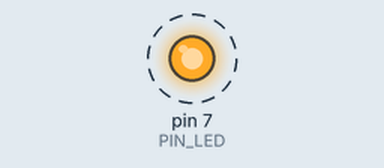
Bench run of a sketch on a simulated Arduino Nano, built with avr-gcc and run on an emulated ATmega328P. On the bench: output pins drawn as LEDs (lit = HIGH). Dashed ring = blinking. No radio packets arrive unless stated.

Above: at 0.05 s.
Timing chart, 0 to 3.0 s (numbered marks = the images above):
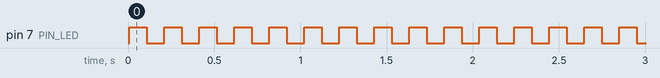

Measured:
- by itself, pin 7 (PIN_LED): alternates HIGH for 0.10 s and LOW for 0.10 s

The sketch:

sketch_may05b.ino
```cpp
#include <SPI.h>  // Подключаем библиотеку для работы с SPI-интерфейсом

#include <nRF24L01.h> // Подключаем файл конфигурации из библиотеки RF24

#include <RF24.h> // Подключаем библиотеку для работа для работы с модулем NRF24L01

#define PIN_POT A7  // Номер пина Arduino, к которому подключен потенциометр

#define PIN_CE  10  // Номер пина Arduino, к которому подключен вывод CE радиомодуля

#define PIN_CSN 9 // Номер пина Arduino, к которому подключен вывод CSN радиомодуля

RF24 radio(PIN_CE, PIN_CSN); // Создаём объект radio с указанием выводов CE и CSN
#define PIN_LED 7


int potValue[1]; // Создаём массив для передачи значений потенциометра
int one=1;
 int two=2;
 int timer;

void setup() {
pinMode(PIN_LED, OUTPUT); // Настраиваем на выход пин светодиода
  radio.begin();  // Инициализация модуля NRF24L01

  radio.setChannel(5); // Обмен данными будет вестись на пятом канале (2,405 ГГц)

  radio.setDataRate (RF24_1MBPS); // Скорость обмена данными 1 Мбит/сек

  radio.setPALevel(RF24_PA_HIGH); // Выбираем высокую мощность передатчика (-6dBm)

  radio.openWritingPipe(0x7878787878LL); // Открываем трубу с уникальным ID

}


void loop() {

  //potValue[0] = analogRead(PIN_POT); // Считываем показания потенциометра
timer=millis();
  radio.write( timer, 1); // Отправляем считанные показания по радиоканалу
  digitalWrite(PIN_LED, HIGH);
  delay(100);
  radio.write( timer, 1);
  digitalWrite(PIN_LED, LOW);//analogWrite
  delay(100);
}
```
